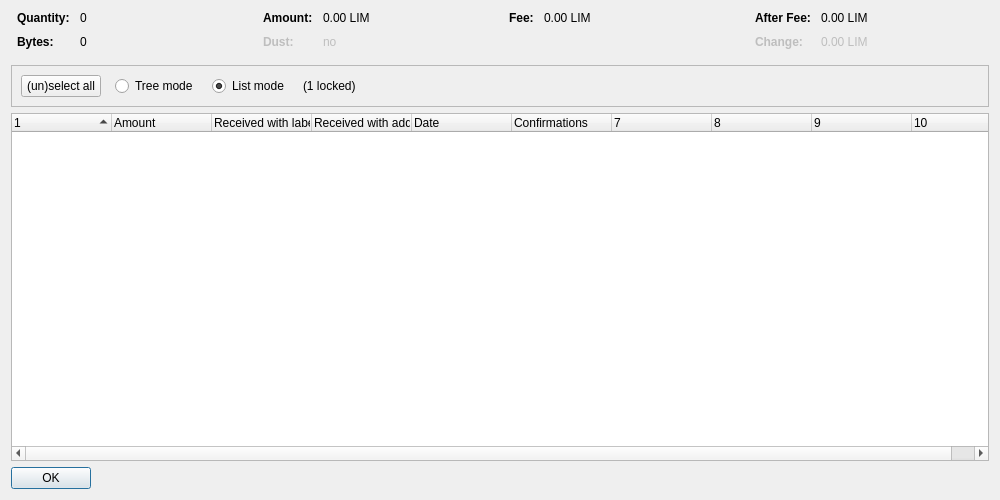
<?xml version="1.0" encoding="UTF-8"?>
<ui version="4.0">
 <class>CoinControlDialog</class>
 <widget class="QDialog" name="CoinControlDialog">
  <property name="geometry">
   <rect>
    <x>0</x>
    <y>0</y>
    <width>1000</width>
    <height>500</height>
   </rect>
  </property>
  <property name="windowTitle">
   <string>Coin Selection</string>
  </property>
  <layout class="QVBoxLayout" name="verticalLayout">
   <item>
    <layout class="QHBoxLayout" name="horizontalLayoutTop" stretch="0,0,0,0">
     <property name="topMargin">
      <number>0</number>
     </property>
     <property name="bottomMargin">
      <number>10</number>
     </property>
     <item>
      <layout class="QFormLayout" name="formLayoutCoinControl1">
       <property name="horizontalSpacing">
        <number>10</number>
       </property>
       <property name="verticalSpacing">
        <number>10</number>
       </property>
       <property name="leftMargin">
        <number>6</number>
       </property>
       <property name="rightMargin">
        <number>6</number>
       </property>
       <item row="0" column="0">
        <widget class="QLabel" name="labelCoinControlQuantityText">
         <property name="font">
          <font>
           <weight>75</weight>
           <bold>true</bold>
          </font>
         </property>
         <property name="text">
          <string>Quantity:</string>
         </property>
        </widget>
       </item>
       <item row="0" column="1">
        <widget class="QLabel" name="labelCoinControlQuantity">
         <property name="cursor">
          <cursorShape>IBeamCursor</cursorShape>
         </property>
         <property name="contextMenuPolicy">
          <enum>Qt::ActionsContextMenu</enum>
         </property>
         <property name="text">
          <string notr="true">0</string>
         </property>
         <property name="textInteractionFlags">
          <set>Qt::LinksAccessibleByMouse|Qt::TextSelectableByKeyboard|Qt::TextSelectableByMouse</set>
         </property>
        </widget>
       </item>
       <item row="1" column="0">
        <widget class="QLabel" name="labelCoinControlBytesText">
         <property name="font">
          <font>
           <weight>75</weight>
           <bold>true</bold>
          </font>
         </property>
         <property name="text">
          <string>Bytes:</string>
         </property>
        </widget>
       </item>
       <item row="1" column="1">
        <widget class="QLabel" name="labelCoinControlBytes">
         <property name="cursor">
          <cursorShape>IBeamCursor</cursorShape>
         </property>
         <property name="contextMenuPolicy">
          <enum>Qt::ActionsContextMenu</enum>
         </property>
         <property name="text">
          <string notr="true">0</string>
         </property>
         <property name="textInteractionFlags">
          <set>Qt::LinksAccessibleByMouse|Qt::TextSelectableByKeyboard|Qt::TextSelectableByMouse</set>
         </property>
        </widget>
       </item>
      </layout>
     </item>
     <item>
      <layout class="QFormLayout" name="formLayoutCoinControl2">
       <property name="horizontalSpacing">
        <number>10</number>
       </property>
       <property name="verticalSpacing">
        <number>10</number>
       </property>
       <property name="leftMargin">
        <number>6</number>
       </property>
       <property name="rightMargin">
        <number>6</number>
       </property>
       <item row="0" column="0">
        <widget class="QLabel" name="labelCoinControlAmountText">
         <property name="font">
          <font>
           <weight>75</weight>
           <bold>true</bold>
          </font>
         </property>
         <property name="text">
          <string>Amount:</string>
         </property>
        </widget>
       </item>
       <item row="0" column="1">
        <widget class="QLabel" name="labelCoinControlAmount">
         <property name="cursor">
          <cursorShape>IBeamCursor</cursorShape>
         </property>
         <property name="contextMenuPolicy">
          <enum>Qt::ActionsContextMenu</enum>
         </property>
         <property name="text">
          <string notr="true">0.00 LIM</string>
         </property>
         <property name="textInteractionFlags">
          <set>Qt::LinksAccessibleByMouse|Qt::TextSelectableByKeyboard|Qt::TextSelectableByMouse</set>
         </property>
        </widget>
       </item>
       <item row="1" column="0">
        <widget class="QLabel" name="labelCoinControlLowOutputText">
         <property name="enabled">
          <bool>false</bool>
         </property>
         <property name="font">
          <font>
           <weight>75</weight>
           <bold>true</bold>
          </font>
         </property>
         <property name="text">
          <string>Dust:</string>
         </property>
        </widget>
       </item>
       <item row="1" column="1">
        <widget class="QLabel" name="labelCoinControlLowOutput">
         <property name="enabled">
          <bool>false</bool>
         </property>
         <property name="cursor">
          <cursorShape>IBeamCursor</cursorShape>
         </property>
         <property name="contextMenuPolicy">
          <enum>Qt::ActionsContextMenu</enum>
         </property>
         <property name="text">
          <string notr="true">no</string>
         </property>
         <property name="textInteractionFlags">
          <set>Qt::LinksAccessibleByMouse|Qt::TextSelectableByKeyboard|Qt::TextSelectableByMouse</set>
         </property>
        </widget>
       </item>
      </layout>
     </item>
     <item>
      <layout class="QFormLayout" name="formLayoutCoinControl3">
       <property name="horizontalSpacing">
        <number>10</number>
       </property>
       <property name="verticalSpacing">
        <number>10</number>
       </property>
       <property name="leftMargin">
        <number>6</number>
       </property>
       <property name="rightMargin">
        <number>6</number>
       </property>
       <item row="0" column="0">
        <widget class="QLabel" name="labelCoinControlFeeText">
         <property name="font">
          <font>
           <weight>75</weight>
           <bold>true</bold>
          </font>
         </property>
         <property name="text">
          <string>Fee:</string>
         </property>
        </widget>
       </item>
       <item row="0" column="1">
        <widget class="QLabel" name="labelCoinControlFee">
         <property name="cursor">
          <cursorShape>IBeamCursor</cursorShape>
         </property>
         <property name="contextMenuPolicy">
          <enum>Qt::ActionsContextMenu</enum>
         </property>
         <property name="text">
          <string notr="true">0.00 LIM</string>
         </property>
         <property name="textInteractionFlags">
          <set>Qt::LinksAccessibleByMouse|Qt::TextSelectableByKeyboard|Qt::TextSelectableByMouse</set>
         </property>
        </widget>
       </item>
      </layout>
     </item>
     <item>
      <layout class="QFormLayout" name="formLayoutCoinControl4">
       <property name="horizontalSpacing">
        <number>10</number>
       </property>
       <property name="verticalSpacing">
        <number>10</number>
       </property>
       <property name="leftMargin">
        <number>6</number>
       </property>
       <property name="rightMargin">
        <number>6</number>
       </property>
       <item row="0" column="0">
        <widget class="QLabel" name="labelCoinControlAfterFeeText">
         <property name="font">
          <font>
           <weight>75</weight>
           <bold>true</bold>
          </font>
         </property>
         <property name="text">
          <string>After Fee:</string>
         </property>
        </widget>
       </item>
       <item row="0" column="1">
        <widget class="QLabel" name="labelCoinControlAfterFee">
         <property name="cursor">
          <cursorShape>IBeamCursor</cursorShape>
         </property>
         <property name="contextMenuPolicy">
          <enum>Qt::ActionsContextMenu</enum>
         </property>
         <property name="text">
          <string notr="true">0.00 LIM</string>
         </property>
         <property name="textInteractionFlags">
          <set>Qt::LinksAccessibleByMouse|Qt::TextSelectableByKeyboard|Qt::TextSelectableByMouse</set>
         </property>
        </widget>
       </item>
       <item row="1" column="0">
        <widget class="QLabel" name="labelCoinControlChangeText">
         <property name="enabled">
          <bool>false</bool>
         </property>
         <property name="font">
          <font>
           <weight>75</weight>
           <bold>true</bold>
          </font>
         </property>
         <property name="text">
          <string>Change:</string>
         </property>
        </widget>
       </item>
       <item row="1" column="1">
        <widget class="QLabel" name="labelCoinControlChange">
         <property name="enabled">
          <bool>false</bool>
         </property>
         <property name="cursor">
          <cursorShape>IBeamCursor</cursorShape>
         </property>
         <property name="contextMenuPolicy">
          <enum>Qt::ActionsContextMenu</enum>
         </property>
         <property name="text">
          <string notr="true">0.00 LIM</string>
         </property>
         <property name="textInteractionFlags">
          <set>Qt::LinksAccessibleByMouse|Qt::TextSelectableByKeyboard|Qt::TextSelectableByMouse</set>
         </property>
        </widget>
       </item>
      </layout>
     </item>
    </layout>
   </item>
   <item>
    <widget class="QFrame" name="frame">
     <property name="minimumSize">
      <size>
       <width>0</width>
       <height>40</height>
      </size>
     </property>
     <property name="frameShape">
      <enum>QFrame::StyledPanel</enum>
     </property>
     <property name="frameShadow">
      <enum>QFrame::Sunken</enum>
     </property>
     <layout class="QHBoxLayout" name="horizontalLayout">
      <item>
       <layout class="QHBoxLayout" name="horizontalLayoutPanel" stretch="0,0,0,0,0">
        <property name="spacing">
         <number>14</number>
        </property>
        <item>
         <widget class="QPushButton" name="pushButtonSelectAll">
          <property name="sizePolicy">
           <sizepolicy hsizetype="Maximum" vsizetype="Fixed">
            <horstretch>0</horstretch>
            <verstretch>0</verstretch>
           </sizepolicy>
          </property>
          <property name="text">
           <string>(un)select all</string>
          </property>
          <property name="autoDefault">
           <bool>false</bool>
          </property>
         </widget>
        </item>
        <item>
         <widget class="QRadioButton" name="radioTreeMode">
          <property name="sizePolicy">
           <sizepolicy hsizetype="Maximum" vsizetype="Fixed">
            <horstretch>0</horstretch>
            <verstretch>0</verstretch>
           </sizepolicy>
          </property>
          <property name="text">
           <string>Tree mode</string>
          </property>
         </widget>
        </item>
        <item>
         <widget class="QRadioButton" name="radioListMode">
          <property name="sizePolicy">
           <sizepolicy hsizetype="Maximum" vsizetype="Fixed">
            <horstretch>0</horstretch>
            <verstretch>0</verstretch>
           </sizepolicy>
          </property>
          <property name="text">
           <string>List mode</string>
          </property>
          <property name="checked">
           <bool>true</bool>
          </property>
         </widget>
        </item>
        <item>
         <widget class="QLabel" name="labelLocked">
          <property name="text">
           <string notr="true">(1 locked)</string>
          </property>
         </widget>
        </item>
        <item>
         <spacer name="horizontalSpacer">
          <property name="orientation">
           <enum>Qt::Horizontal</enum>
          </property>
          <property name="sizeHint" stdset="0">
           <size>
            <width>40</width>
            <height>20</height>
           </size>
          </property>
         </spacer>
        </item>
       </layout>
      </item>
     </layout>
    </widget>
   </item>
   <item>
    <widget class="CoinControlTreeWidget" name="treeWidget">
     <property name="contextMenuPolicy">
      <enum>Qt::CustomContextMenu</enum>
     </property>
     <property name="sortingEnabled">
      <bool>false</bool>
     </property>
     <property name="columnCount">
      <number>10</number>
     </property>
     <attribute name="headerShowSortIndicator" stdset="0">
      <bool>true</bool>
     </attribute>
     <attribute name="headerStretchLastSection">
      <bool>false</bool>
     </attribute>
     <column>
      <property name="text">
       <string/>
      </property>
     </column>
     <column>
      <property name="text">
       <string>Amount</string>
      </property>
     </column>
     <column>
      <property name="text">
       <string>Received with label</string>
      </property>
     </column>
     <column>
      <property name="text">
       <string>Received with address</string>
      </property>
     </column>
     <column>
      <property name="text">
       <string>Date</string>
      </property>
     </column>
     <column>
      <property name="text">
       <string>Confirmations</string>
      </property>
      <property name="toolTip">
       <string>Confirmed</string>
      </property>
     </column>
     <column>
      <property name="text">
       <string/>
      </property>
     </column>
     <column>
      <property name="text">
       <string/>
      </property>
     </column>
     <column>
      <property name="text">
       <string/>
      </property>
     </column>
     <column>
      <property name="text">
       <string/>
      </property>
     </column>
    </widget>
   </item>
   <item>
    <widget class="QDialogButtonBox" name="buttonBox">
     <property name="sizePolicy">
      <sizepolicy hsizetype="Maximum" vsizetype="Fixed">
       <horstretch>0</horstretch>
       <verstretch>0</verstretch>
      </sizepolicy>
     </property>
     <property name="orientation">
      <enum>Qt::Horizontal</enum>
     </property>
     <property name="standardButtons">
      <set>QDialogButtonBox::Ok</set>
     </property>
    </widget>
   </item>
  </layout>
 </widget>
 <customwidgets>
  <customwidget>
   <class>CoinControlTreeWidget</class>
   <extends>QTreeWidget</extends>
   <header>qt/coincontroltreewidget.h</header>
  </customwidget>
 </customwidgets>
 <resources/>
 <connections/>
</ui>
